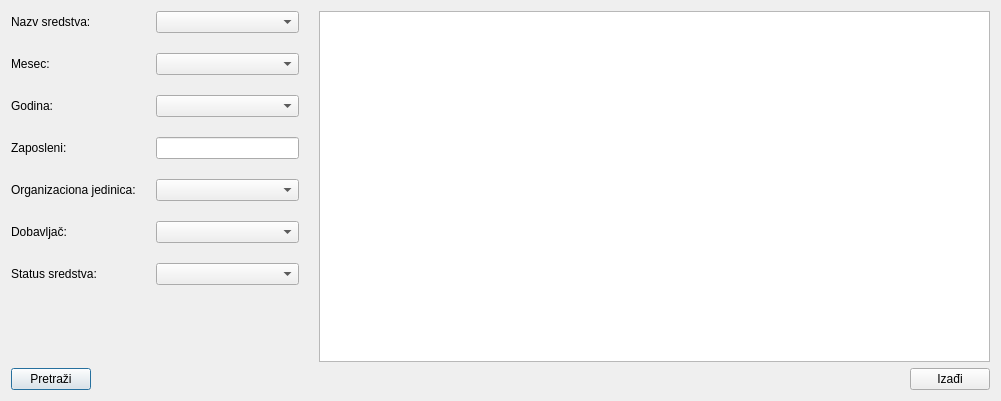
<?xml version="1.0" encoding="UTF-8"?>
<ui version="4.0">
 <class>PretrazivanjeSredstavaD1</class>
 <widget class="QDialog" name="PretrazivanjeSredstavaD1">
  <property name="geometry">
   <rect>
    <x>0</x>
    <y>0</y>
    <width>1001</width>
    <height>401</height>
   </rect>
  </property>
  <property name="windowTitle">
   <string>Pretraživanje sredstava</string>
  </property>
  <layout class="QVBoxLayout" name="verticalLayout">
   <item>
    <layout class="QHBoxLayout" name="horizontalLayout" stretch="3,7">
     <property name="spacing">
      <number>20</number>
     </property>
     <property name="sizeConstraint">
      <enum>QLayout::SetDefaultConstraint</enum>
     </property>
     <item>
      <layout class="QFormLayout" name="formLayout_3">
       <property name="horizontalSpacing">
        <number>20</number>
       </property>
       <property name="verticalSpacing">
        <number>20</number>
       </property>
       <item row="0" column="0">
        <widget class="QLabel" name="label">
         <property name="text">
          <string>Nazv sredstva:</string>
         </property>
         <property name="buddy">
          <cstring>cbSredstva</cstring>
         </property>
        </widget>
       </item>
       <item row="0" column="1">
        <widget class="QComboBox" name="cbSredstva"/>
       </item>
       <item row="1" column="0">
        <widget class="QLabel" name="label_2">
         <property name="text">
          <string>Mesec:</string>
         </property>
         <property name="buddy">
          <cstring>cbMesec</cstring>
         </property>
        </widget>
       </item>
       <item row="2" column="0">
        <widget class="QLabel" name="label_3">
         <property name="text">
          <string>Godina:</string>
         </property>
         <property name="buddy">
          <cstring>cbGodina</cstring>
         </property>
        </widget>
       </item>
       <item row="3" column="0">
        <widget class="QLabel" name="label_4">
         <property name="text">
          <string>Zaposleni:</string>
         </property>
         <property name="buddy">
          <cstring>leZaposleni</cstring>
         </property>
        </widget>
       </item>
       <item row="4" column="0">
        <widget class="QLabel" name="label_5">
         <property name="text">
          <string>Organizaciona jedinica:</string>
         </property>
         <property name="buddy">
          <cstring>cbOrgJedinica</cstring>
         </property>
        </widget>
       </item>
       <item row="5" column="0">
        <widget class="QLabel" name="label_6">
         <property name="text">
          <string>Dobavljač:</string>
         </property>
         <property name="buddy">
          <cstring>cbDobavljac</cstring>
         </property>
        </widget>
       </item>
       <item row="6" column="0">
        <widget class="QLabel" name="label_7">
         <property name="text">
          <string>Status sredstva:</string>
         </property>
         <property name="buddy">
          <cstring>cbStatusSredstva</cstring>
         </property>
        </widget>
       </item>
       <item row="2" column="1">
        <widget class="QComboBox" name="cbGodina"/>
       </item>
       <item row="4" column="1">
        <widget class="QComboBox" name="cbOrgJedinica"/>
       </item>
       <item row="5" column="1">
        <widget class="QComboBox" name="cbDobavljac"/>
       </item>
       <item row="6" column="1">
        <widget class="QComboBox" name="cbStatusSredstva"/>
       </item>
       <item row="3" column="1">
        <widget class="QLineEdit" name="leZaposleni"/>
       </item>
       <item row="1" column="1">
        <widget class="QComboBox" name="cbMesec"/>
       </item>
      </layout>
     </item>
     <item>
      <widget class="QTreeView" name="tvPretraga">
       <property name="sizePolicy">
        <sizepolicy hsizetype="Expanding" vsizetype="Expanding">
         <horstretch>0</horstretch>
         <verstretch>0</verstretch>
        </sizepolicy>
       </property>
       <property name="maximumSize">
        <size>
         <width>16777215</width>
         <height>16777215</height>
        </size>
       </property>
      </widget>
     </item>
    </layout>
   </item>
   <item>
    <layout class="QHBoxLayout" name="horizontalLayout_2">
     <item>
      <widget class="QPushButton" name="btnPretrazi">
       <property name="text">
        <string>Pretraži</string>
       </property>
      </widget>
     </item>
     <item>
      <spacer name="horizontalSpacer">
       <property name="orientation">
        <enum>Qt::Horizontal</enum>
       </property>
       <property name="sizeHint" stdset="0">
        <size>
         <width>40</width>
         <height>20</height>
        </size>
       </property>
      </spacer>
     </item>
     <item>
      <widget class="QPushButton" name="btnIzadji">
       <property name="text">
        <string>Izađi</string>
       </property>
      </widget>
     </item>
    </layout>
   </item>
  </layout>
 </widget>
 <layoutdefault spacing="6" margin="11"/>
 <tabstops>
  <tabstop>cbSredstva</tabstop>
  <tabstop>cbMesec</tabstop>
  <tabstop>cbGodina</tabstop>
  <tabstop>leZaposleni</tabstop>
  <tabstop>cbOrgJedinica</tabstop>
  <tabstop>cbDobavljac</tabstop>
  <tabstop>cbStatusSredstva</tabstop>
  <tabstop>tvPretraga</tabstop>
  <tabstop>btnPretrazi</tabstop>
  <tabstop>btnIzadji</tabstop>
 </tabstops>
 <resources/>
 <connections/>
</ui>
